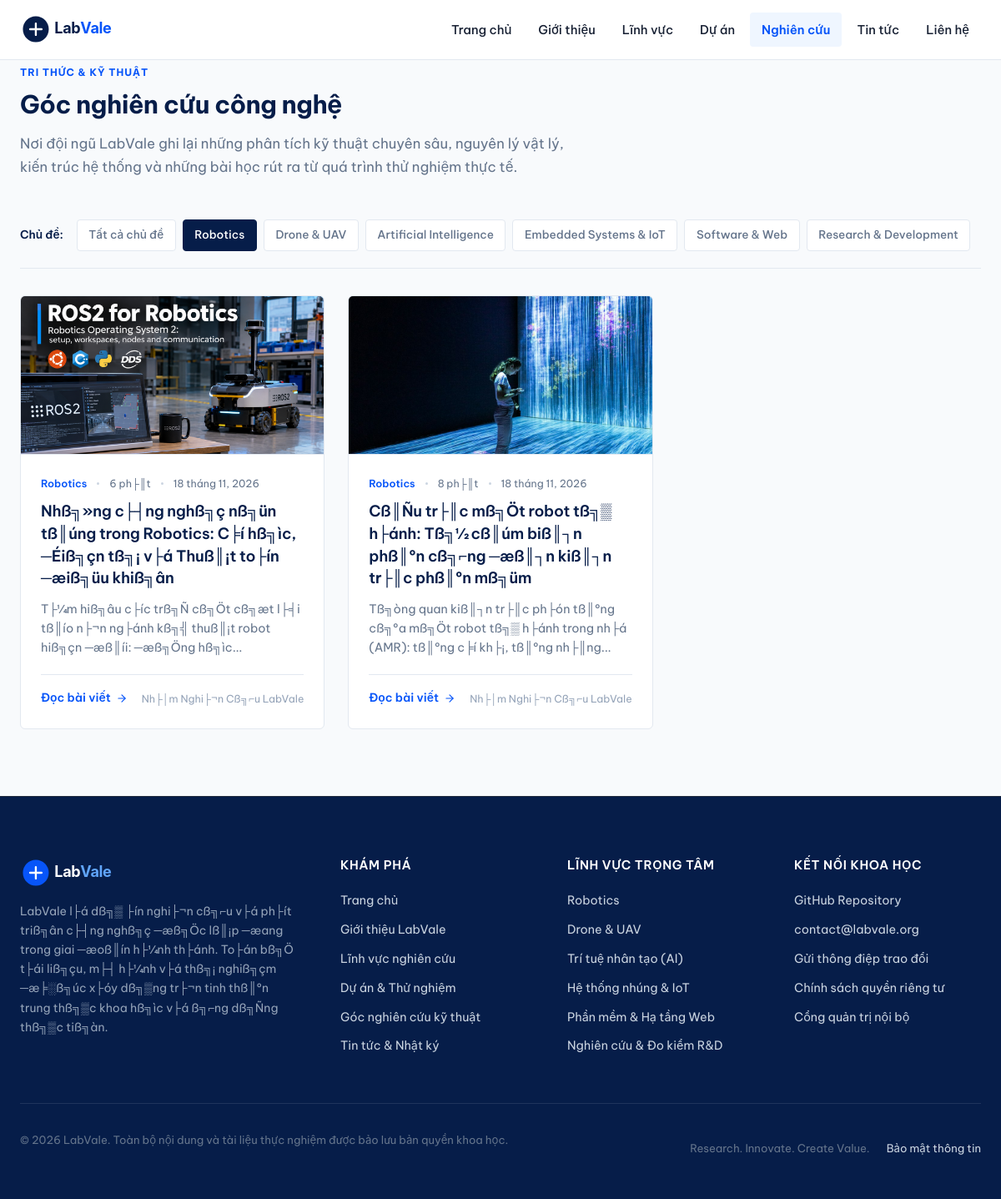
/research?area=robotics, run on an earlier commit of the app's database.
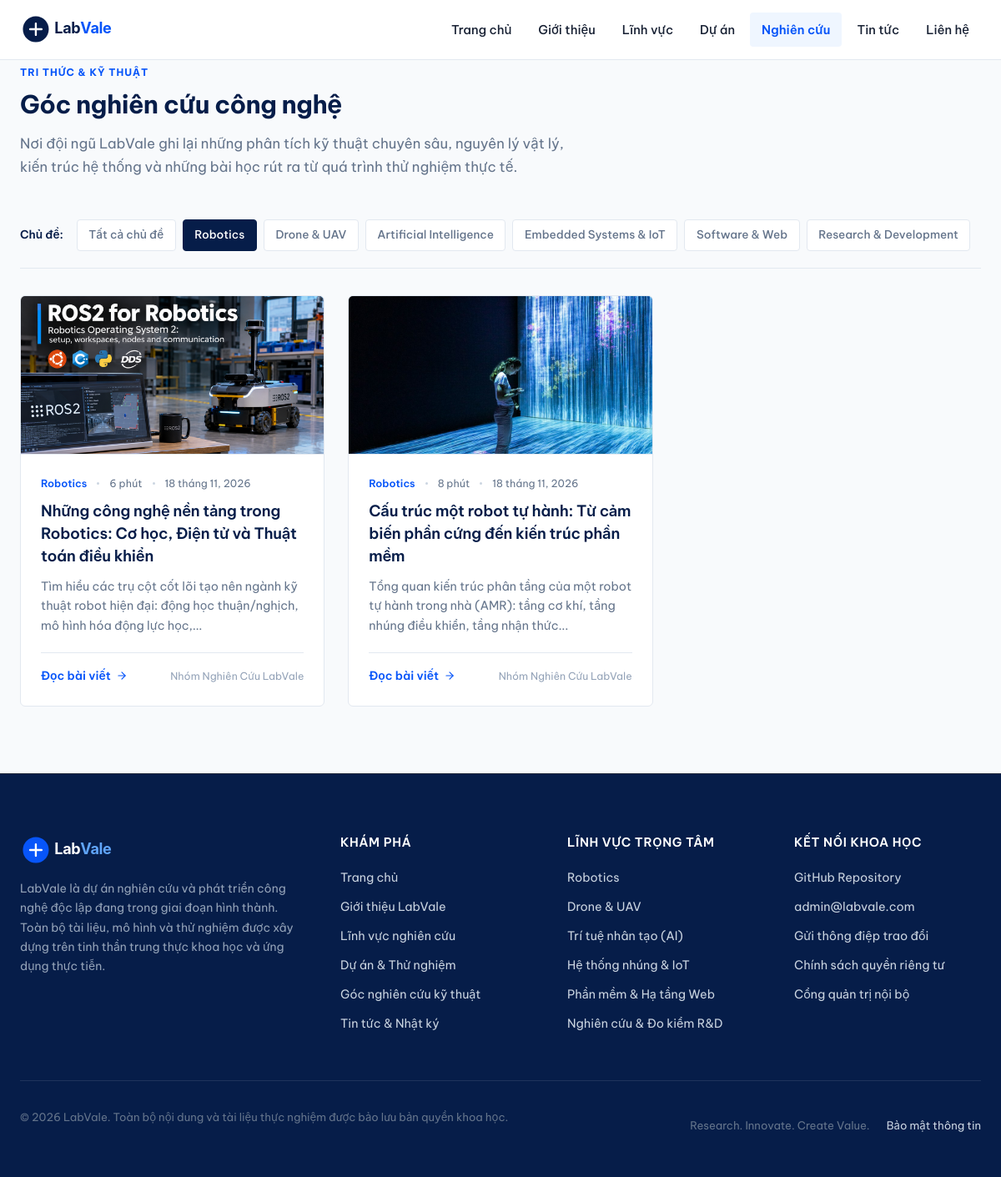
And on a later commit of the database.
### tables this page shows
CREATE TABLE `articles` (
  `id` int(11) NOT NULL AUTO_INCREMENT,
  `area_id` int(11) DEFAULT NULL,
  `title` varchar(255) NOT NULL,
  `slug` varchar(255) NOT NULL,
  `summary` text NOT NULL,
  `content` longtext NOT NULL,
  `image` varchar(255) NOT NULL,
  `reading_time` varchar(20) DEFAULT '6 phút',
  `author` varchar(100) DEFAULT 'LabVale Research Team',
  `tags` varchar(255) NOT NULL,
  `is_published` tinyint(1) DEFAULT 1,
  `views` int(11) DEFAULT 0,
  `published_at` datetime DEFAULT current_timestamp(),
  `created_at` datetime DEFAULT current_timestamp(),
  PRIMARY KEY (`id`),
  UNIQUE KEY `slug` (`slug`),
  KEY `area_id` (`area_id`),
  CONSTRAINT `fk_articles_area` FOREIGN KEY (`area_id`) REFERENCES `research_areas` (`id`) ON DELETE SET NULL
);

CREATE TABLE `research_areas` (
  `id` int(11) NOT NULL AUTO_INCREMENT,
  `slug` varchar(100) NOT NULL,
  `name` varchar(150) NOT NULL,
  `subtitle` varchar(255) NOT NULL,
  `icon_svg` text NOT NULL,
  `short_desc` text NOT NULL,
  `full_content` longtext NOT NULL,
  `image` varchar(255) NOT NULL,
  `sort_order` int(11) DEFAULT 0,
  `is_active` tinyint(1) DEFAULT 1,
  `created_at` datetime DEFAULT current_timestamp(),
  PRIMARY KEY (`id`),
  UNIQUE KEY `slug` (`slug`)
);

### includes/helpers.php (called while the page is built, shortened)
<?php
function url(string $path = ''): string {
    $cleanPath = '/' . ltrim($path, '/');
    if ($cleanPath === '/') {
        return BASE_PATH === '' ? '/' : BASE_PATH . '/';
    }
    return BASE_PATH . $cleanPath;
}
function asset(string $path = ''): string {
    $cleanPath = ltrim($path, '/');
    $fullUrl = url('assets/' . $cleanPath);
    $realPath = __DIR__ . '/../assets/' . $cleanPath;
    if (file_exists($realPath)) {
        return $fullUrl . '?v=' . filemtime($realPath);
    }
    return $fullUrl;
}
function e(?string $str): string {
    return htmlspecialchars($str ?? '', ENT_QUOTES, 'UTF-8');
}
function format_date(?string $dateStr): string {
    $timestamp = strtotime($dateStr);
    $months = [
        1 => 'tháng 1', 2 => 'tháng 2', 3 => 'tháng 3', 4 => 'tháng 4',
        5 => 'tháng 5', 6 => 'tháng 6', 7 => 'tháng 7', 8 => 'tháng 8',
        9 => 'tháng 9', 10 => 'tháng 10', 11 => 'tháng 11', 12 => 'tháng 12'
    ];
    $day = date('j', $timestamp);
    $monthNum = (int)date('n', $timestamp);
    $year = date('Y', $timestamp);
    return sprintf('%d %s, %d', $day, $months[$monthNum] ?? "tháng $monthNum", $year);
}
function truncate_text(string $text, int $limit = 140, string $end = '...'): string {
    $plain = strip_tags($text);
    $truncated = mb_substr($plain, 0, $limit, 'UTF-8');
    $lastSpace = mb_strrpos($truncated, ' ', 0, 'UTF-8');
    if ($lastSpace !== false) {
        $truncated = mb_substr($truncated, 0, $lastSpace, 'UTF-8');
    }
    return $truncated . $end;
}
function get_setting(string $key, string $default = ''): string {
    static $settingsCache = null;
    if ($settingsCache === null) {
        try {
            $db = Database::getConnection();
            $stmt = $db->query("SELECT `key_name`, `value` FROM `settings`");
            $rows = $stmt->fetchAll();
            $settingsCache = [];
            foreach ($rows as $row) {
                $settingsCache[$row['key_name']] = $row['value'];
            }
        } catch (Exception $e) {
            $settingsCache = [];
        }
    }
    return $settingsCache[$key] ?? $default;
}

### views/layout/article-card.php (the view)
<?php
$articleUrl = url('research/' . $article['slug']);
$imgUrl = !empty($article['image']) ? asset('images/' . $article['image']) : asset('images/article-drone-principles.jpg');
?>
<article class="article-card">
    <div class="article-thumbnail-wrapper">
        <a href="<?= $articleUrl ?>" tabindex="-1" aria-hidden="true">
            <img src="<?= e($imgUrl) ?>" alt="<?= e($article['title']) ?>" class="article-thumbnail" loading="lazy" width="600" height="340">
        </a>
    </div>
    <div class="article-body">
        <div class="article-meta">
            <?php if (!empty($article['area_name'])): ?>
                <span class="article-category"><?= e($article['area_name']) ?></span>
                <span class="article-dot"></span>
            <?php endif; ?>
            <span><?= e($article['reading_time'] ?? '5 phút đọc') ?></span>
            <span class="article-dot"></span>
            <time datetime="<?= e($article['published_at']) ?>"><?= format_date($article['published_at']) ?></time>
        </div>
        <h3 class="article-title">
            <a href="<?= $articleUrl ?>"><?= e($article['title']) ?></a>
        </h3>
        <p class="article-summary"><?= e(truncate_text($article['summary'], 120)) ?></p>
        <div class="article-footer">
            <a href="<?= $articleUrl ?>" class="area-link">
                Đọc bài viết
                <svg viewBox="0 0 24 24" fill="none" stroke="currentColor" stroke-width="2" stroke-linecap="round" stroke-linejoin="round">
                    <line x1="5" y1="12" x2="19" y2="12"></line>
                    <polyline points="12 5 19 12 12 19"></polyline>
                </svg>
            </a>
            <span style="font-size: 0.775rem; color: #94A3B8;"><?= e($article['author'] ?? 'LabVale R&D') ?></span>
        </div>
    </div>
</article>

### views/research.php (shortened to what the changed rows need)
<?php
require_once __DIR__ . '/layout/header.php';
?>
<div class="container" style="padding-bottom: 5rem;">
    <div class="section-header">
        <span class="section-kicker">TRI THỨC &amp; KỸ THUẬT</span>
        <h1 class="section-title">Góc nghiên cứu công nghệ</h1>
        <p class="section-desc">
            Nơi đội ngũ LabVale ghi lại những phân tích kỹ thuật chuyên sâu, nguyên lý vật lý, kiến trúc hệ thống và những bài học rút ra từ quá trình thử nghiệm thực tế.
        </p>
    </div>
    <div class="filter-bar">
        <span style="font-size: 0.85rem; font-weight: 600; color: var(--color-primary-navy); margin-right: 0.5rem;">Chủ đề:</span>
        <a href="<?= url('/research') ?>" class="filter-btn <?= empty($selectedArea) ? 'active' : '' ?>">
            Tất cả chủ đề
        </a>
        <?php foreach ($areas as $a): ?>
            <a href="<?= url('/research?area=' . urlencode($a['slug'])) ?>" class="filter-btn <?= $selectedArea === $a['slug'] ? 'active' : '' ?>">
                <?= e($a['name']) ?>
            </a>
        <?php endforeach; ?>
    </div>
    <?php if (!empty($articles)): ?>
        <div class="articles-grid">
            <?php foreach ($articles as $article): ?>
                <?php require __DIR__ . '/layout/article-card.php'; ?>
            <?php endforeach; ?>
        </div>
    <?php endif; ?>
</div>
<?php require_once __DIR__ . '/layout/footer.php'; ?>

### views/layout/footer.php (shortened to what the changed rows need)
    </main>
    <footer class="site-footer">
        <div class="container">
            <div class="footer-grid">
                <div>
                    <a href="<?= url('/') ?>" class="brand-link" aria-label="LabVale Trang chủ">
                        <img src="<?= asset('images/logo-white.svg') ?>" alt="Logo LabVale" class="brand-logo-img" width="160" height="38">
                    </a>
                    <p class="footer-brand-desc">
                        <?= e(get_setting('footer_note', 'LabVale là dự án nghiên cứu và phát triển công nghệ độc lập tại Việt Nam, tập trung vào robot, thiết bị bay không người lái, trí tuệ nhân tạo và những giải pháp kỹ thuật có giá trị thực tiễn.')) ?>
                    </p>
                </div>
                <div>
                    <h3 class="footer-heading">Khám phá</h3>
                    <ul class="footer-links">
                        <li><a href="<?= url('/') ?>" class="footer-link">Trang chủ</a></li>
                        <li><a href="<?= url('/about') ?>" class="footer-link">Giới thiệu LabVale</a></li>
                        <li><a href="<?= url('/research-areas') ?>" class="footer-link">Lĩnh vực nghiên cứu</a></li>
                        <li><a href="<?= url('/projects') ?>" class="footer-link">Dự án & Thử nghiệm</a></li>
                        <li><a href="<?= url('/research') ?>" class="footer-link">Góc nghiên cứu kỹ thuật</a></li>
                        <li><a href="<?= url('/news') ?>" class="footer-link">Tin tức & Nhật ký</a></li>
                    </ul>
                </div>
                <div>
                    <h3 class="footer-heading">Lĩnh vực trọng tâm</h3>
                    <ul class="footer-links">
                        <li><a href="<?= url('/research-areas/robotics') ?>" class="footer-link">Robotics</a></li>
                        <li><a href="<?= url('/research-areas/drone-uav') ?>" class="footer-link">Drone & UAV</a></li>
                        <li><a href="<?= url('/research-areas/artificial-intelligence') ?>" class="footer-link">Trí tuệ nhân tạo (AI)</a></li>
                        <li><a href="<?= url('/research-areas/embedded-iot') ?>" class="footer-link">Hệ thống nhúng & IoT</a></li>
                        <li><a href="<?= url('/research-areas/software-web') ?>" class="footer-link">Phần mềm & Hạ tầng Web</a></li>
                        <li><a href="<?= url('/research-areas/research-development') ?>" class="footer-link">Nghiên cứu & Đo kiểm R&D</a></li>
                    </ul>
                </div>
                <div>
                    <h3 class="footer-heading">Kết nối khoa học</h3>
                    <ul class="footer-links">
                        <li>
                            <a href="<?= e(get_setting('github_url', 'https://github.com/labvale-rd')) ?>" target="_blank" rel="noopener noreferrer" class="footer-link">
                                GitHub Repository
                            </a>
                        </li>
                        <li>
                            <a href="mailto:<?= e(get_setting('contact_email', 'contact@labvale.org')) ?>" class="footer-link">
                                <?= e(get_setting('contact_email', 'contact@labvale.org')) ?>
                            </a>
                        </li>
                        <li><a href="<?= url('/contact') ?>" class="footer-link">Gửi thông điệp trao đổi</a></li>
                        <li><a href="<?= url('/privacy') ?>" class="footer-link">Chính sách quyền riêng tư</a></li>
                        <li><a href="<?= url('/admin') ?>" class="footer-link">Cổng quản trị nội bộ</a></li>
                    </ul>
                </div>
            </div>
            <div class="footer-bottom">
                <p>&copy; <?= date('Y') ?> LabVale. Toàn bộ nội dung và tài liệu thực nghiệm được bảo lưu bản quyền khoa học.</p>
                <div class="footer-legal-links">
                    <span>Research. Innovate. Create Value.</span>
                    <a href="<?= url('/privacy') ?>" class="footer-link">Bảo mật thông tin</a>
                </div>
            </div>
        </div>
    </footer>
</body>
</html>

What changed in the data, as far as the page shows it:
changed articles: reading_time "6 ph├║t" → "6 phút"; title "Nhß╗»ng c├┤ng nghß╗ç nß╗ün tß║úng trong Robotics: C╞í hß╗ìc, ─Éiß╗çn tß╗¡ v├á Thuß║¡t to├ín ─æiß╗üu khiß╗ân" → "Những công nghệ nền tảng trong Robotics: Cơ học, Điện tử và Thuật toán điều khiển"; summary "T├¼m hiß╗âu c├íc trß╗Ñ cß╗Öt cß╗æt l├╡i tß║ío n├¬n ng├ánh kß╗╣ thuß║¡t robot hiß╗çn ─æß║íi: ─æß╗Öng hß╗ìc..." → "Tìm hiểu các trụ cột cốt lõi tạo nên ngành kỹ thuật robot hiện đại: động học thuận/nghịch, mô hình hóa động lực học,..."; author "Nh├│m Nghi├¬n Cß╗⌐u LabVale" → "Nhóm Nghiên Cứu LabVale"
changed articles: reading_time "8 ph├║t" → "8 phút"; title "Cß║Ñu tr├║c mß╗Öt robot tß╗▒ h├ánh: Tß╗½ cß║úm biß║┐n phß║ºn cß╗⌐ng ─æß║┐n kiß║┐n tr├║c phß║ºn mß╗üm" → "Cấu trúc một robot tự hành: Từ cảm biến phần cứng đến kiến trúc phần mềm"; summary "Tß╗òng quan kiß║┐n tr├║c ph├ón tß║ºng cß╗ºa mß╗Öt robot tß╗▒ h├ánh trong nh├á (AMR): tß║ºng c╞í kh├¡, tß║ºng nh├║ng..." → "Tổng quan kiến trúc phân tầng của một robot tự hành trong nhà (AMR): tầng cơ khí, tầng nhúng điều khiển, tầng nhận thức..."; author "Nh├│m Nghi├¬n Cß╗⌐u LabVale" → "Nhóm Nghiên Cứu LabVale"
Also different on the page:
get_setting('contact_email', 'contact@labvale.org'): "contact@labvale.org" → "admin@labvale.com"
text no longer shown: "LabVale l├á dß╗▒ ├ín nghi├¬n cß╗⌐u v├á ph├ít triß╗ân c├┤ng nghß╗ç ─æß╗Öc lß║¡p ─æang trong giai ─æoß║ín h├¼nh th├ánh. To├án bß╗Ö t├ái liß╗çu, m├┤ h├¼nh v├á thß╗¡ nghiß╗çm ─æ╞░ß╗úc x├óy dß╗▒ng tr├¬n tinh thß║ºn trung thß╗▒c khoa hß╗ìc v├á ß╗⌐ng dß╗Ñng thß╗▒c tiß╗àn."
text now shown: "LabVale là dự án nghiên cứu và phát triển công nghệ độc lập đang trong giai đoạn hình thành. Toàn bộ tài liệu, mô hình và thử nghiệm được xây dựng trên tinh thần trung thực khoa học và ứng dụng thực tiễn."
